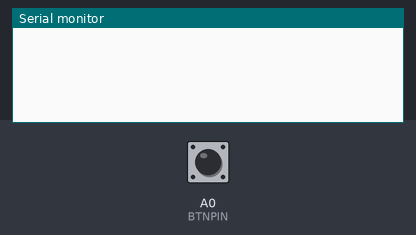
Recording of a sketch running on a simulated Arduino Uno, built with avr-gcc and run on an emulated ATmega328P. On the bench: the last lines printed to the serial monitor. The inputs (shaded band) are chosen by the test bench; at power-on: A0 (BTNPIN) LOW.

Above: at 1.3 s.
1.4 s: A0 (BTNPIN) pulled HIGH for 0.3 s
At 1.9 s:
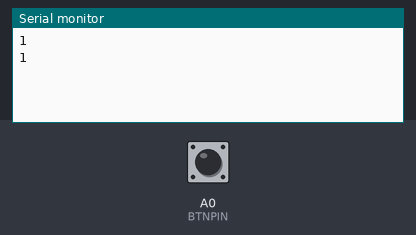
3.2 s: A0 (BTNPIN) pulled HIGH for 1 s
At 4.9 s:
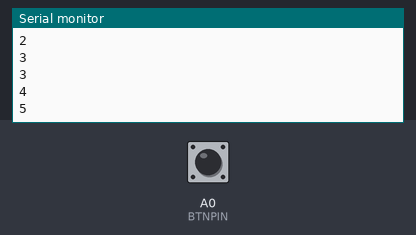
5.7 s: A0 (BTNPIN) pulled HIGH for 0.3 s
At 6.8 s:
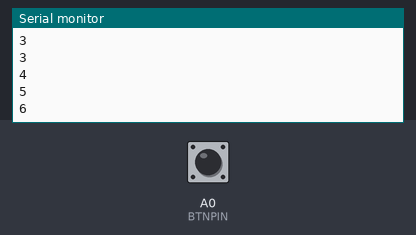
Timing chart, 0 to 8.7 s (numbered marks = the images above; inputs shaded):
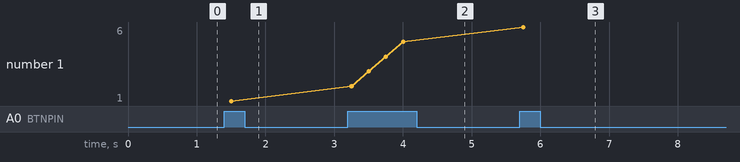

Measured:
- after the input at 1.4 s, the serial monitor: prints a new line after 0.10 s (image 1)
- after the input at 3.2 s, the serial monitor: prints a new line after 0.05 s (image 2)
- after the input at 5.7 s, the serial monitor: prints a new line after 0.05 s (image 3)
- plotted number 1: 1 → 5 after the input at 3.2 s, 5 → 6 after the input at 5.7 s

The sketch:

counter.ino
```cpp
//ID 17016

const byte BTNPIN = A0;
int counter = 0;

void setup() {

  pinMode(BTNPIN, INPUT);
  Serial.begin(9600);
}

void loop() {
  //if statement

  if (digitalRead(BTNPIN) == HIGH) {

    //update the counter
    counter++;

    switch (counter) {
      case 1:
        Serial.println("1");
        break;
      case 2:
        Serial.println("2");
        break;
      case 3:
        Serial.println("3");
        break;
      default:
        break;
    }

    Serial.println(counter);
  }


  //delay 250ms to debounce
  delay(250);
}
```
